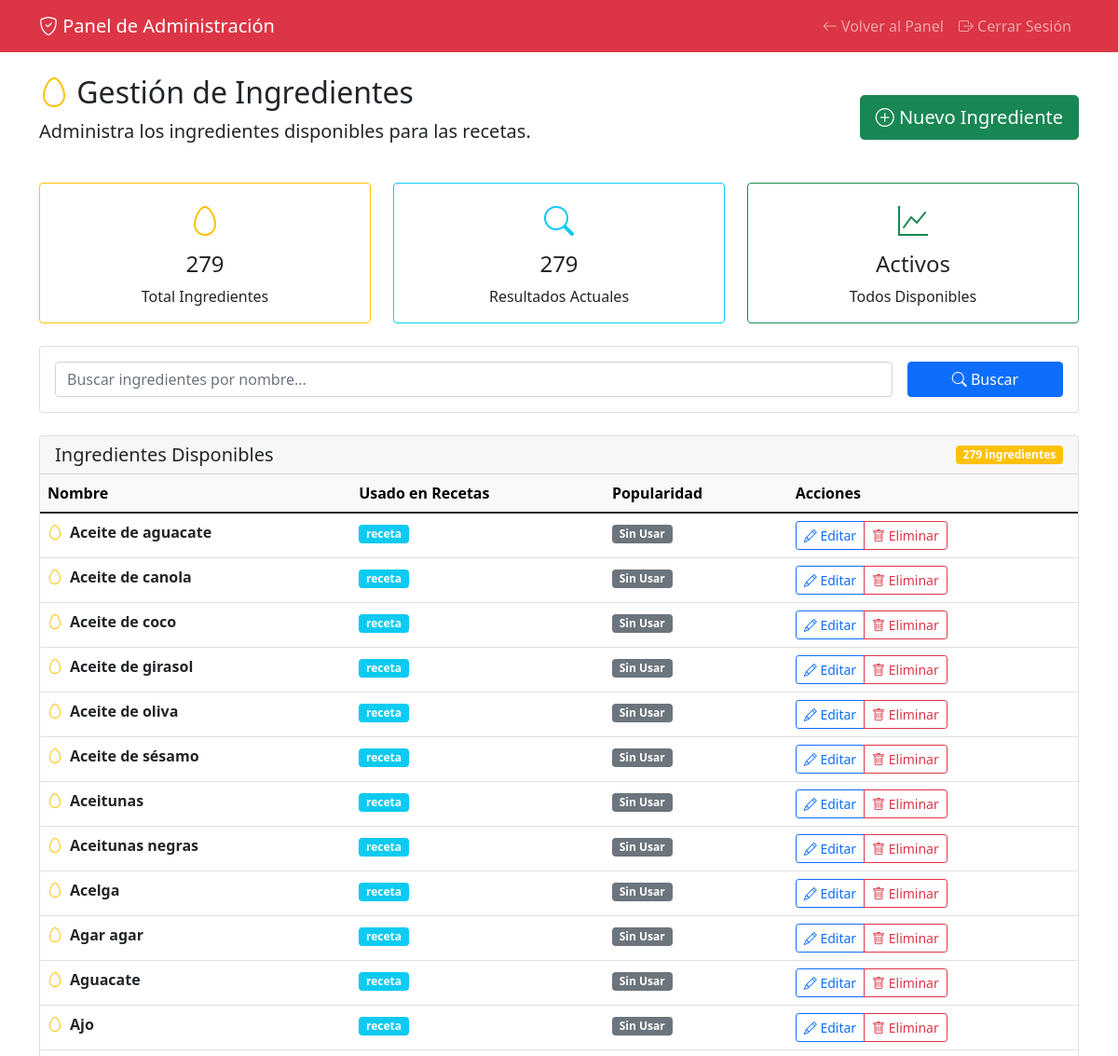
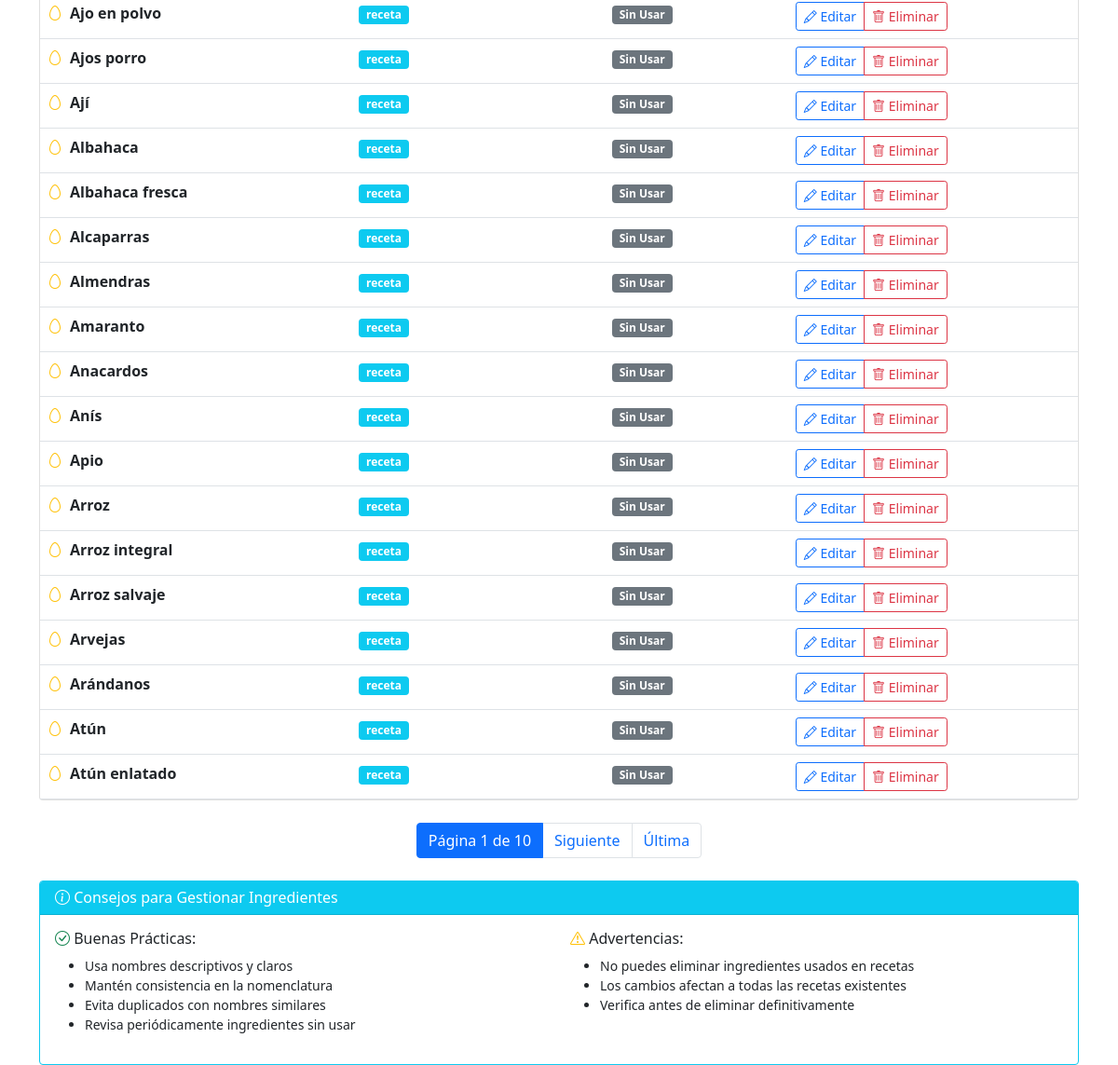
/admin-panel/ingredientes/ (signed in), run on the app's committed database (2 pictures, top to bottom).
### main/models.py (models this page shows, shortened)
class Ingredient(models.Model):
    name = models.CharField(max_length=100, unique=True, verbose_name="Nombre")
    class Meta:
        verbose_name = "Ingrediente"
        verbose_name_plural = "Ingredientes"
        ordering = ['name']

### main/views.py (the view)
# urls.py: path('admin-panel/ingredientes/', views.admin_ingredients, name='admin_ingredients'),
@login_required
def admin_ingredients(request):
    if request.user.role != 'admin':
        return redirect('user_panel')
    ingredients = Ingredient.objects.all().order_by('name')
    search = request.GET.get('search', '')
    if search:
        ingredients = ingredients.filter(name__icontains=search)
    paginator = Paginator(ingredients, 30)
    page_number = request.GET.get('page')
    page_obj = paginator.get_page(page_number)
    context = {
        'page_obj': page_obj,
        'search': search,
        'total_ingredients': Ingredient.objects.count(),
    }
    return render(request, 'admin_ingredients.html', context)

### main/templates/admin_ingredients.html (shortened to what this page needs)
<!DOCTYPE html>
<html lang="es">
<head>
    <link href="https://cdn.jsdelivr.net/npm/bootstrap@5.1.3/dist/css/bootstrap.min.css" rel="stylesheet">
    <link rel="stylesheet" href="https://cdn.jsdelivr.net/npm/bootstrap-icons@1.7.2/font/bootstrap-icons.css">
</head>
<body>
    <nav class="navbar navbar-expand-lg navbar-dark bg-danger">
        <div class="container">
            <a class="navbar-brand" href="{% url 'admin_panel' %}">
                <i class="bi bi-shield-check"></i> Panel de Administración
            </a>
            <div class="navbar-nav ms-auto">
                <a class="nav-link" href="{% url 'admin_panel' %}">
                    <i class="bi bi-arrow-left"></i> Volver al Panel
                </a>
                <a class="nav-link" href="{% url 'logout' %}">
                    <i class="bi bi-box-arrow-right"></i> Cerrar Sesión
                </a>
            </div>
        </div>
    </nav>
    <div class="container mt-4">
        <div class="row">
            <div class="col-md-12">
                <div class="d-flex justify-content-between align-items-center mb-4">
                    <div>
                        <h2>
                            <i class="bi bi-egg text-warning"></i>
                            Gestión de Ingredientes
                        </h2>
                        <p class="lead">Administra los ingredientes disponibles para las recetas.</p>
                    </div>
                    <a href="{% url 'admin_ingredient_create' %}" class="btn btn-success btn-lg">
                        <i class="bi bi-plus-circle"></i> Nuevo Ingrediente
                    </a>
                </div>
                <div class="row mb-4">
                    <div class="col-md-4">
                        <div class="card border-warning">
                            <div class="card-body text-center">
                                <i class="bi bi-egg text-warning fs-2"></i>
                                <h4 class="mt-2">{{ total_ingredients }}</h4>
                                <p class="card-text">Total Ingredientes</p>
                            </div>
                        </div>
                    </div>
                    <div class="col-md-4">
                        <div class="card border-info">
                            <div class="card-body text-center">
                                <i class="bi bi-search text-info fs-2"></i>
                                <h4 class="mt-2">{{ page_obj.paginator.count }}</h4>
                                <p class="card-text">Resultados Actuales</p>
                            </div>
                        </div>
                    </div>
                    <div class="col-md-4">
                        <div class="card border-success">
                            <div class="card-body text-center">
                                <i class="bi bi-graph-up text-success fs-2"></i>
                                <h4 class="mt-2">Activos</h4>
                                <p class="card-text">Todos Disponibles</p>
                            </div>
                        </div>
                    </div>
                </div>
                <div class="card mb-4">
                    <div class="card-body">
                        <form method="GET" class="row g-3">
                            <div class="col-md-10">
                                <input type="text" class="form-control" name="search"
                                       placeholder="Buscar ingredientes por nombre..."
                                       value="{{ search }}">
                            </div>
                            <div class="col-md-2">
                                <button type="submit" class="btn btn-primary w-100">
                                    <i class="bi bi-search"></i> Buscar
                                </button>
                            </div>
                        </form>
                    </div>
                </div>
                {% if page_obj %}
                <div class="card">
                    <div class="card-header d-flex justify-content-between align-items-center">
                        <h5 class="mb-0">Ingredientes Disponibles</h5>
                        <span class="badge bg-warning">{{ page_obj.paginator.count }} ingredientes</span>
                    </div>
                    <div class="card-body p-0">
                        <div class="table-responsive">
                            <table class="table table-hover mb-0">
                                <thead class="table-light">
                                    <tr>
                                        <th>Nombre</th>
                                        <th>Usado en Recetas</th>
                                        <th>Popularidad</th>
                                        <th>Acciones</th>
                                    </tr>
                                </thead>
                                <tbody>
                                    {% for ingredient in page_obj %}
                                    <tr>
                                        <td>
                                            <div class="d-flex align-items-center">
                                                <i class="bi bi-egg text-warning me-2"></i>
                                                <strong>{{ ingredient.name }}</strong>
                                            </div>
                                        </td>
                                        <td>
                                            <span class="badge bg-info">{{ ingredient.recipes.count }} receta{{ ingredient.recipes.count|pluralize }}</span>
                                        </td>
                                        <td>
                                            {% with recipe_count=ingredient.recipes.count %}
                                                {% if recipe_count >= 5 %}
                                                    <span class="badge bg-success">Muy Popular</span>
                                                {% elif recipe_count >= 2 %}
                                                    <span class="badge bg-warning">Popular</span>
                                                {% elif recipe_count == 1 %}
                                                    <span class="badge bg-info">Poco Usado</span>
                                                {% else %}
                                                    <span class="badge bg-secondary">Sin Usar</span>
                                                {% endif %}
                                            {% endwith %}
                                        </td>
                                        <td>
                                            <div class="btn-group btn-group-sm">
                                                <a href="{% url 'admin_ingredient_edit' ingredient.id %}"
                                                   class="btn btn-outline-primary">
                                                    <i class="bi bi-pencil"></i> Editar
                                                </a>
                                                <a href="{% url 'admin_ingredient_delete' ingredient.id %}"
                                                   class="btn btn-outline-danger"
                                                   onclick="return confirm('¿Estás seguro de eliminar este ingrediente?')">
                                                    <i class="bi bi-trash"></i> Eliminar
                                                </a>
                                            </div>
                                        </td>
                                    </tr>
                                    {% endfor %}
                                </tbody>
                            </table>
                        </div>
                    </div>
                </div>
                {% if page_obj.has_other_pages %}
                <nav aria-label="Paginación de ingredientes" class="mt-4">
                    <ul class="pagination justify-content-center">
                        <li class="page-item active">
                            <span class="page-link">
                                Página {{ page_obj.number }} de {{ page_obj.paginator.num_pages }}
                            </span>
                        </li>
                        {% if page_obj.has_next %}
                            <li class="page-item">
                                <a class="page-link" href="?page={{ page_obj.next_page_number }}{% if search %}&search={{ search }}{% endif %}">Siguiente</a>
                            </li>
                            <li class="page-item">
                                <a class="page-link" href="?page={{ page_obj.paginator.num_pages }}{% if search %}&search={{ search }}{% endif %}">Última</a>
                            </li>
                        {% endif %}
                    </ul>
                </nav>
                {% endif %}
                {% endif %}
                <div class="card mt-4 border-info">
                    <div class="card-header bg-info text-white">
                        <h6 class="mb-0"><i class="bi bi-info-circle"></i> Consejos para Gestionar Ingredientes</h6>
                    </div>
                    <div class="card-body">
                        <div class="row">
                            <div class="col-md-6">
                                <h6><i class="bi bi-check-circle text-success"></i> Buenas Prácticas:</h6>
                                <ul class="small">
                                    <li>Usa nombres descriptivos y claros</li>
                                    <li>Mantén consistencia en la nomenclatura</li>
                                    <li>Evita duplicados con nombres similares</li>
                                    <li>Revisa periódicamente ingredientes sin usar</li>
                                </ul>
                            </div>
                            <div class="col-md-6">
                                <h6><i class="bi bi-exclamation-triangle text-warning"></i> Advertencias:</h6>
                                <ul class="small">
                                    <li>No puedes eliminar ingredientes usados en recetas</li>
                                    <li>Los cambios afectan a todas las recetas existentes</li>
                                    <li>Verifica antes de eliminar definitivamente</li>
                                </ul>
                            </div>
                        </div>
                    </div>
                </div>
            </div>
        </div>
    </div>
</body>
</html>

### data on the page
Ingredient: name "Aceite de aguacate"
Ingredient: name "Aceite de canola"
Ingredient: name "Aceite de coco"
Ingredient: name "Aceite de girasol"
Ingredient: name "Aceite de oliva"
Ingredient: name "Aceite de sésamo"
Ingredient: name "Aceitunas"
Ingredient: name "Aceitunas negras"
Ingredient: name "Acelga"
Ingredient: name "Agar agar"
Ingredient: name "Aguacate"
Ingredient: name "Ajo"
Ingredient: name "Ajo en polvo"
Ingredient: name "Ajos porro"
Ingredient: name "Ají"
Ingredient: name "Albahaca"
Ingredient: name "Albahaca fresca"
Ingredient: name "Alcaparras"
Ingredient: name "Almendras"
Ingredient: name "Amaranto"
Ingredient: name "Anacardos"
Ingredient: name "Anís"
Ingredient: name "Apio"
Ingredient: name "Arroz"
Ingredient: name "Arroz integral"
Ingredient: name "Arroz salvaje"
Ingredient: name "Arvejas"
Ingredient: name "Arándanos"
Ingredient: name "Atún"
Ingredient: name "Atún enlatado"

### other printed values
{{ total_ingredients }} "279"
{{ page_obj.paginator.count }} "279"
{{ page_obj.number }} "1"
{{ page_obj.paginator.num_pages }} "10"
